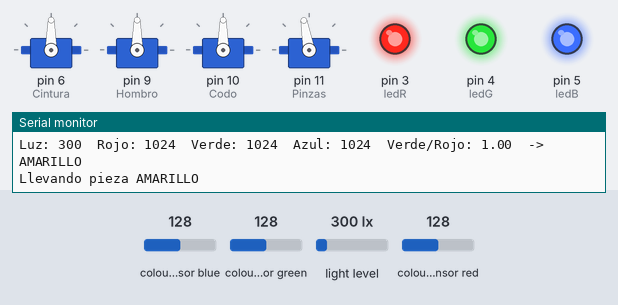
The sketch below on a simulated Arduino Uno, built with avr-gcc and run on an emulated ATmega328P. Parts: 4 × servo, output pins drawn as LEDs (lit = HIGH), the last lines printed to the serial monitor. The inputs (shaded band) are chosen by the test bench; at power-on: colour sensor green 128, light level 300 lx, colour sensor blue 128, colour sensor red 128.

Above: at 9.7 s.
9.8 s: colour sensor green set to 5
At 16.3 s:
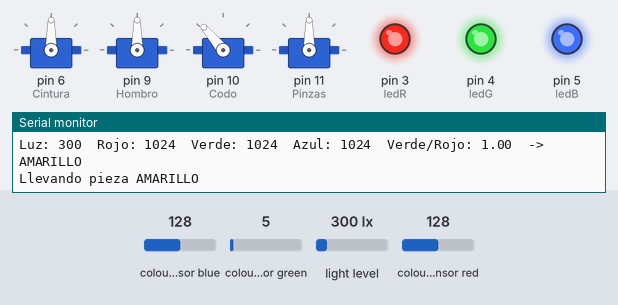
17.8 s: light level set to 106 lx
At 23.8 s:
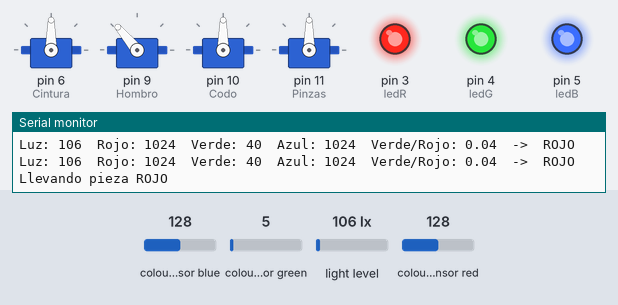
25.8 s: light level set to 90 lx
At 28.1 s:
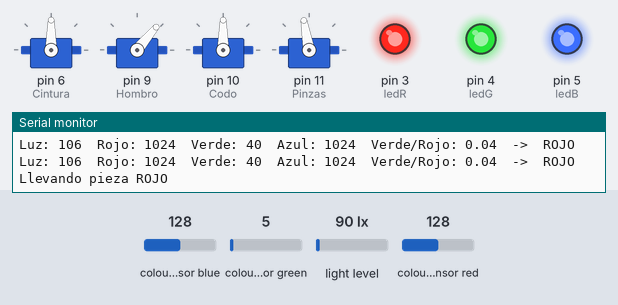
33.8 s: light level set to 500 lx
41.8 s: colour sensor green set to 128
Timing chart, 0 to 50.8 s (numbered marks = the images above; inputs shaded):
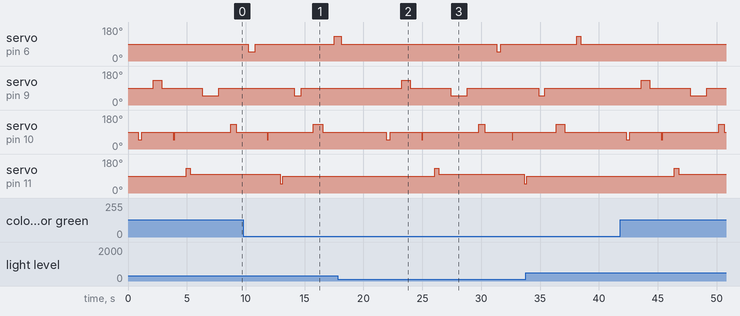

The sketch:

codigo_de_brazo.ino
```cpp
#include <Wire.h>
#include <Servo.h>
#include <SparkFun_APDS9960.h>

// ============================ SENSOR Y LUZ ============================
SparkFun_APDS9960 apds = SparkFun_APDS9960();  // creamos el sensor
uint16_t luzTotal = 0;  // luz total que llega al sensor
uint16_t luzRoja = 0;   // luz roja
uint16_t luzVerde = 0;  // luz verde
uint16_t luzAzul = 0;   // luz azul

const int ledR = 3;  // pin del LED rojo del HW-479
const int ledG = 4;  // pin del LED verde
const int ledB = 5;  // pin del LED azul

// ============================ SERVOS ============================
Servo Cintura;  // servo de la cintura (pin 6)
Servo Hombro;   // servo del hombro (pin 9)
Servo Codo;     // servo del codo (pin 10)
Servo Pinzas;   // servo de las pinzas (pin 11)

// Sentidos de giro (comprobados con la prueba de los servos)
const int FRENTE = 1;      // hombro hacia adelante
const int ATRAS = -1;      // hombro hacia atrás
const int IZQUIERDA = 1;   // cintura a la izquierda
const int DERECHA = -1;    // cintura a la derecha
const int SUBE = 1;        // codo hacia arriba
const int BAJA = -1;       // codo hacia abajo
const int CERRAR = 1;      // pinzas se cierran
const int ABRIR = -1;      // pinzas se abren

int parar = 90;    // valor con el que un servo de 360 se queda quieto
int vel = 40;      // velocidad de giro (qué tanto nos alejamos de 90)
int pausa = 1000;  // pausa entre un movimiento y otro

// ####################### CALIBRACIÓN DEL SENSOR #######################
uint16_t luzMinima = 100;  // si la luz total es menor, no hay pieza frente al sensor
float limiteRojo = 0.6;    // verde/rojo menor que esto = ROJO
float limiteVerde = 1.5;   // verde/rojo mayor que esto = VERDE (entre los dos = AMARILLO)

// ############ CALIBRACIÓN: RECOGER LA PIEZA (igual para todos los colores) ############
int recogerCodoBaja1 = 300;     // paso 1: codo baja
int recogerHombroFrente = 700;  // paso 2: hombro va al frente hasta la pieza
                                // paso 3: codo baja otro poquito (va en cada color)
int pinzasCierra = 350;         // paso 4: tiempo que se cierran las pinzas
int apriete = 10;               //         fuerza con que sostienen la pieza
int recogerHombroAtras = 1400;  // paso 5: hombro va todo lo que pueda hacia atrás
int recogerCodoSube = 500;      // paso 6: codo sube mucho para levantar el bloque

// ############ CALIBRACIÓN DE CADA COLOR ############
// Paso 3:  codo baja otro poquito para recoger (RecogerCodoBaja2)
// Paso 7:  cintura gira a la DERECHA            (CinturaIda)
// Paso 8:  codo baja hasta la base              (EntregaCodoBaja)
// Paso 9:  pinzas se abren                      (PinzasAbre)
// Paso 10: hombro vuelve hacia ATRÁS            (RegresoHombro)
// Paso 11: codo sube a su posición inicial      (RegresoCodoSube)
// Paso 12: cintura vuelve a la IZQUIERDA        (CinturaRegreso)

// ROJO
int rojoRecogerCodoBaja2 = 100;
int rojoCinturaIda = 350;
int rojoEntregaCodoBaja = 17;
int rojoPinzasAbre = 210;
int rojoRegresoHombro = 500;
int rojoRegresoCodoSube = 720;
int rojoCinturaRegreso = 350;

// AMARILLO
int amarilloRecogerCodoBaja2 = 100;
int amarilloCinturaIda = 600;
int amarilloEntregaCodoBaja = 117;
int amarilloPinzasAbre = 210;
int amarilloRegresoHombro = 583;
int amarilloRegresoCodoSube = 820;
int amarilloCinturaRegreso = 580;

// VERDE
int verdeRecogerCodoBaja2 = 80;
int verdeCinturaIda = 750;
int verdeEntregaCodoBaja = 117;
int verdePinzasAbre = 210;
int verdeRegresoHombro = 483;
int verdeRegresoCodoSube = 920;
int verdeCinturaRegreso = 770;
// ######################################################################

void setup() {
  Serial.begin(9600);  // para ver los valores en el monitor serie

  // Encender el LED en blanco (rojo + verde + azul juntos)
  pinMode(ledR, OUTPUT);
  pinMode(ledG, OUTPUT);
  pinMode(ledB, OUTPUT);
  digitalWrite(ledR, HIGH);
  digitalWrite(ledG, HIGH);
  digitalWrite(ledB, HIGH);

  // Conectar los servos y dejarlos quietos
  Cintura.attach(6);
  Hombro.attach(9);
  Codo.attach(10);
  Pinzas.attach(11);
  Cintura.write(parar);
  Hombro.write(parar);
  Codo.write(parar);
  Pinzas.write(parar);

  // Iniciar el sensor
  if (apds.init()) {
    Serial.println(F("Sensor iniciado correctamente"));
  } else {
    Serial.println(F("Error al iniciar el sensor, revisa las conexiones"));
  }
  if (apds.enableLightSensor(false)) {
    Serial.println(F("Medicion de color activada"));
  } else {
    Serial.println(F("Error al activar la medicion de color"));
  }

  delay(500);  // espera a que el sensor termine de prepararse
}

void loop() {
  String color = leerColor();  // primera lectura

  if (color == "ROJO" || color == "AMARILLO" || color == "VERDE") {
    delay(300);                         // espera un momento
    String confirmacion = leerColor();  // segunda lectura

    if (confirmacion == color) {  // solo se mueve si las dos lecturas coinciden
      Serial.print("Llevando pieza ");
      Serial.println(color);

      if (color == "ROJO") {
        llevarPieza(rojoRecogerCodoBaja2, rojoCinturaIda, rojoEntregaCodoBaja, rojoPinzasAbre,
                    rojoRegresoHombro, rojoRegresoCodoSube, rojoCinturaRegreso);
      } else if (color == "AMARILLO") {
        llevarPieza(amarilloRecogerCodoBaja2, amarilloCinturaIda, amarilloEntregaCodoBaja, amarilloPinzasAbre,
                    amarilloRegresoHombro, amarilloRegresoCodoSube, amarilloCinturaRegreso);
      } else {
        llevarPieza(verdeRecogerCodoBaja2, verdeCinturaIda, verdeEntregaCodoBaja, verdePinzasAbre,
                    verdeRegresoHombro, verdeRegresoCodoSube, verdeCinturaRegreso);
      }

      delay(2000);  // tiempo para poner la siguiente pieza
    }
  }

  delay(500);  // espera antes de la siguiente lectura
}

// ---------------- Lee el sensor y dice qué color ve ----------------
String leerColor() {
  if (!apds.readAmbientLight(luzTotal) ||
      !apds.readRedLight(luzRoja) ||
      !apds.readGreenLight(luzVerde) ||
      !apds.readBlueLight(luzAzul)) {
    Serial.println("Error leyendo el sensor");
    return "ERROR";
  }

  // Relación verde/rojo: bajo = rojo, cerca de 1 = amarillo, alto = verde
  float relacion;
  if (luzRoja > 0) {
    relacion = (float)luzVerde / luzRoja;
  } else {
    relacion = 99;  // sin nada de rojo se toma como muy verde (evita dividir entre cero)
  }

  String color;
  if (luzTotal < luzMinima) {
    color = "SIN PIEZA";
  } else if (relacion < limiteRojo) {
    color = "ROJO";
  } else if (relacion > limiteVerde) {
    color = "VERDE";
  } else {
    color = "AMARILLO";
  }

  // Mostrar los valores para poder calibrar
  Serial.print("Luz: ");
  Serial.print(luzTotal);
  Serial.print("  Rojo: ");
  Serial.print(luzRoja);
  Serial.print("  Verde: ");
  Serial.print(luzVerde);
  Serial.print("  Azul: ");
  Serial.print(luzAzul);
  Serial.print("  Verde/Rojo: ");
  Serial.print(relacion, 2);
  Serial.print("  ->  ");
  Serial.println(color);

  return color;
}

// ---------------- Mueve un servo en un sentido durante un tiempo ----------------
// El & hace que la función mueva el servo real y no una copia de él.
void mover(Servo &servo, int sentido, int tiempo) {
  if (tiempo <= 0) {
    return;  // si el tiempo es 0 o negativo, este movimiento se salta
  }
  servo.write(parar + sentido * vel);  // gira en el sentido indicado (1 o -1)
  delay(tiempo);                        // durante este tiempo
  servo.write(parar);                   // se detiene
  delay(pausa);                         // pausa antes del siguiente movimiento
}

// ---------------- Recoge la pieza, la entrega y vuelve al inicio ----------------
void llevarPieza(int recogerCodoBaja2, int cinturaIda, int entregaCodoBaja, int pinzasAbre,
                 int regresoHombro, int regresoCodoSube, int cinturaRegreso) {

  // ===== Recoger la pieza =====
  mover(Codo, BAJA, recogerCodoBaja1);          // 1. codo baja
  mover(Hombro, FRENTE, recogerHombroFrente);   // 2. hombro va al frente
  mover(Codo, BAJA, recogerCodoBaja2);          // 3. codo baja otro poquito (valor del color)
  Pinzas.write(parar + CERRAR * vel);           // 4. pinzas se cierran
  delay(pinzasCierra);
  Pinzas.write(parar + CERRAR * apriete);       //    y se quedan apretando la pieza
  delay(pausa);
  mover(Hombro, ATRAS, recogerHombroAtras);     // 5. hombro va todo lo que pueda hacia atrás
  mover(Codo, SUBE, recogerCodoSube);           // 6. codo sube mucho para levantar el bloque

  // ===== Entregar la pieza =====
  mover(Cintura, DERECHA, cinturaIda);          // 7. cintura gira a la derecha hasta el puesto
  mover(Codo, BAJA, entregaCodoBaja);           // 8. codo baja hasta la base
  mover(Pinzas, ABRIR, pinzasAbre);             // 9. pinzas se abren y sueltan la pieza

  // ===== Regreso a la posición inicial =====
  mover(Hombro, ATRAS, regresoHombro);          // 10. hombro vuelve hacia atrás a su posición inicial
  mover(Codo, SUBE, regresoCodoSube);           // 11. codo sube a su posición inicial
  mover(Cintura, IZQUIERDA, cinturaRegreso);    // 12. cintura vuelve al centro
}
```

Measured:
- the behaviour switches between 100 and 99 lx on light level (found by bisection; images 2 and 3)
